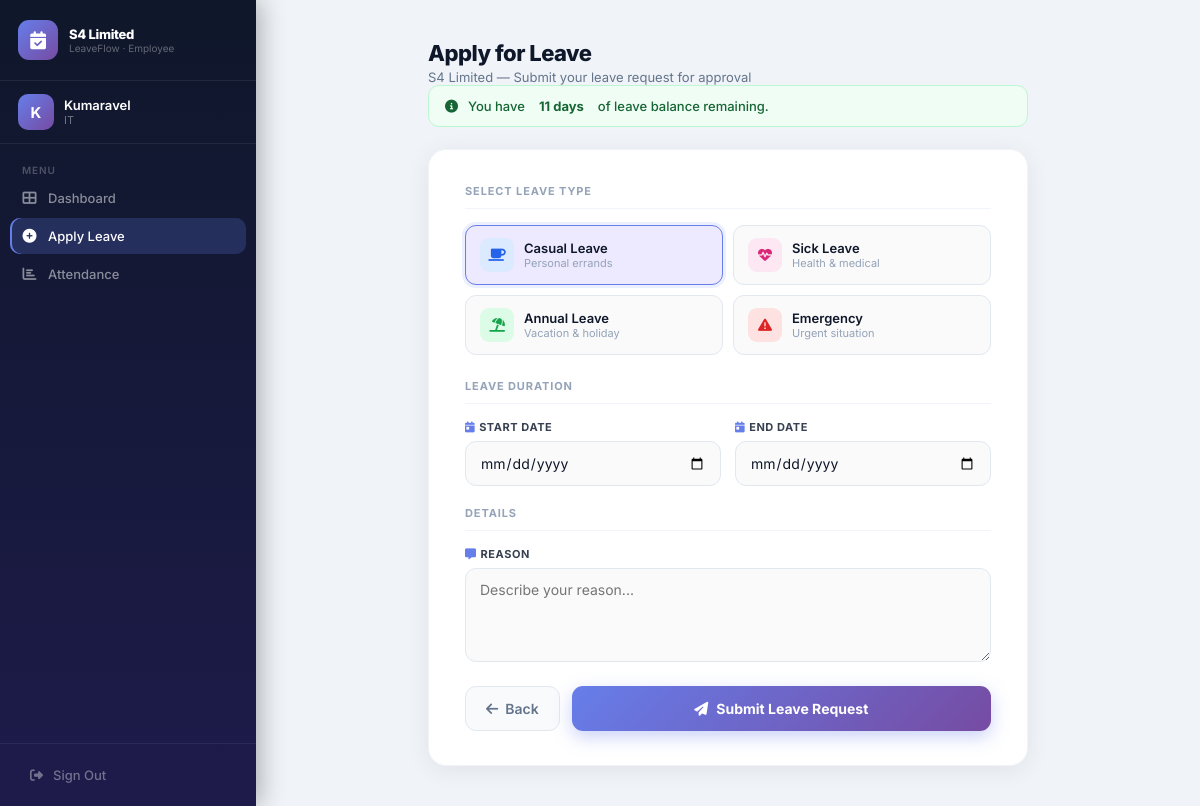
The app's page /apply/ (signed in) with its own data.
### employees/models.py (models this page shows, shortened)
class Employee(models.Model):
    ROLE_CHOICES  = [('EMPLOYEE','Employee'),('MANAGER','Manager')]
    DEPT_CHOICES  = [('IT','IT'),('HR','HR'),('Finance','Finance'),
                     ('Operations','Operations'),('Marketing','Marketing')]
    name               = models.CharField(max_length=100)
    email              = models.EmailField(unique=True)
    password           = models.CharField(max_length=100)
    role               = models.CharField(max_length=10, choices=ROLE_CHOICES)
    department         = models.CharField(max_length=20, choices=DEPT_CHOICES, default='IT')
    attendance_percent = models.FloatField(default=95.0)
    leave_balance      = models.IntegerField(default=20)
    joined_date        = models.DateField(null=True, blank=True)

### employees/views.py (the view, shortened to what this page needs)
# urls.py: path('apply/',                        views.apply_leave,        name='apply_leave'),
def apply_leave(request):
    if request.session.get('role') != 'EMPLOYEE':
        return redirect('login')
    uid      = request.session.get('user_id')
    employee = Employee.objects.get(id=uid)
    return render(request, 'apply_leave.html', {'employee': employee})

### employees/templates/apply_leave.html (shortened to what this page needs)
<!DOCTYPE html>
<html lang="en">
<head>
<link href="https://cdnjs.cloudflare.com/ajax/libs/font-awesome/6.4.0/css/all.min.css" rel="stylesheet">
</head>
<body>
<div class="sb">
  <div class="sb-hd">
    <div class="sb-logo"><i class="fas fa-calendar-check"></i></div>
    <div><div class="sb-co">S4 Limited</div><div class="sb-tag">LeaveFlow &middot; Employee</div></div>
  </div>
  <div class="sb-user">
    <div class="sb-av">{{ employee.name|first }}</div>
    <div><div class="sb-un">{{ employee.name }}</div><div class="sb-ud">{{ employee.department }}</div></div>
  </div>
  <div class="sb-nav">
    <div class="sb-lbl">Menu</div>
    <a href="{% url 'employee_dashboard' %}" class="sb-a"><i class="fas fa-th-large"></i>Dashboard</a>
    <a href="{% url 'apply_leave' %}"        class="sb-a on"><i class="fas fa-plus-circle"></i>Apply Leave</a>
    <a href="{% url 'attendance' %}"         class="sb-a"><i class="fas fa-chart-bar"></i>Attendance</a>
  </div>
  <div class="sb-ft"><a href="{% url 'logout' %}" class="sb-out"><i class="fas fa-sign-out-alt"></i>Sign Out</a></div>
</div>
<div class="main">
  <div class="form-wrap">
    <div class="pg-title">Apply for Leave</div>
    <div class="pg-sub">S4 Limited &mdash; Submit your leave request for approval</div>
    <div class="bal-info">
      <i class="fas fa-info-circle"></i>
      You have <strong style="margin:0 4px">{{ employee.leave_balance }} days</strong> of leave balance remaining.
    </div>
    <div class="form-card">
      <form method="POST">
        <div class="section-hd">Select Leave Type</div>
        <div class="lt-grid">
          <label class="lt-opt"><input type="radio" name="leave_type" value="CASUAL" checked>
            <div class="lt-card"><div class="lt-ic li1"><i class="fas fa-coffee"></i></div>
            <div><div class="lt-nm">Casual Leave</div><div class="lt-sb">Personal errands</div></div></div></label>
          <label class="lt-opt"><input type="radio" name="leave_type" value="SICK">
            <div class="lt-card"><div class="lt-ic li2"><i class="fas fa-heartbeat"></i></div>
            <div><div class="lt-nm">Sick Leave</div><div class="lt-sb">Health &amp; medical</div></div></div></label>
          <label class="lt-opt"><input type="radio" name="leave_type" value="ANNUAL">
            <div class="lt-card"><div class="lt-ic li3"><i class="fas fa-umbrella-beach"></i></div>
            <div><div class="lt-nm">Annual Leave</div><div class="lt-sb">Vacation &amp; holiday</div></div></div></label>
          <label class="lt-opt"><input type="radio" name="leave_type" value="EMERGENCY">
            <div class="lt-card"><div class="lt-ic li4"><i class="fas fa-exclamation-triangle"></i></div>
            <div><div class="lt-nm">Emergency</div><div class="lt-sb">Urgent situation</div></div></div></label>
        </div>
        <div class="section-hd">Leave Duration</div>
        <div class="date-row">
          <div><label class="field-lbl"><i class="fas fa-calendar-day"></i>Start Date</label>
            <input type="date" name="start" class="form-input" required></div>
          <div><label class="field-lbl"><i class="fas fa-calendar-day"></i>End Date</label>
            <input type="date" name="end" class="form-input" required></div>
        </div>
        <div class="section-hd">Details</div>
        <div class="field-group">
          <label class="field-lbl"><i class="fas fa-comment-alt"></i>Reason</label>
          <textarea name="reason" class="form-input" rows="4" placeholder="Describe your reason..." required style="resize:vertical"></textarea>
        </div>
        <div class="btn-row">
          <a href="{% url 'employee_dashboard' %}" class="btn-back"><i class="fas fa-arrow-left"></i>Back</a>
          <button type="submit" class="btn-submit"><i class="fas fa-paper-plane" style="margin-right:8px"></i>Submit Leave Request</button>
        </div>
      </form>
    </div>
  </div>
</div>
</body>
</html>

### records on screen
Employee: name|first "K", name "Kumaravel", department "IT", leave_balance "11"
